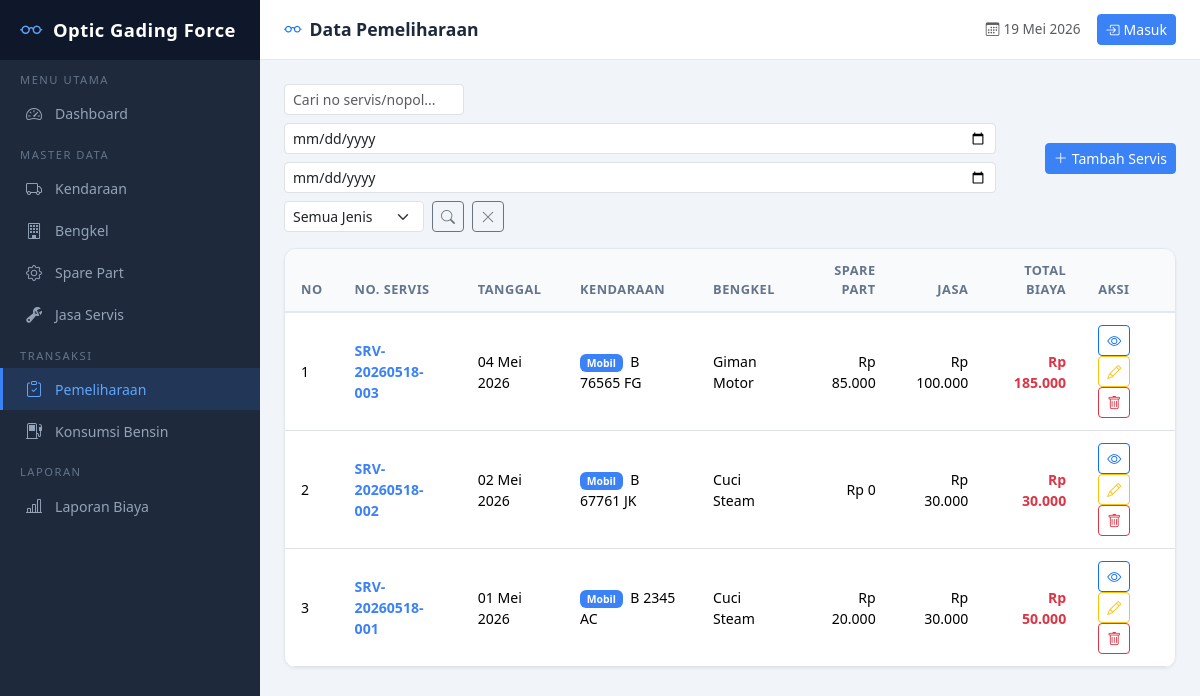
The page /pemeliharaan/ on the database its author committed.
### pemeliharaan/models.py (models this page shows, shortened)
class Pemeliharaan(models.Model):
    no_servis = models.CharField('No. Servis', max_length=50, unique=True)
    kendaraan = models.ForeignKey(
        Kendaraan, on_delete=models.PROTECT, verbose_name='Kendaraan'
    )
    bengkel = models.ForeignKey(
        Bengkel, on_delete=models.PROTECT, verbose_name='Bengkel'
    )
    tanggal_servis = models.DateField('Tanggal Servis')
    km_saat_servis = models.PositiveIntegerField('KM Saat Servis', blank=True, null=True)
    keterangan = models.TextField('Keterangan', blank=True, default='')
    total_biaya_sparepart = models.DecimalField(
        'Total Biaya Spare Part', max_digits=14, decimal_places=2, default=0
    )
    total_biaya_jasa = models.DecimalField(
        'Total Biaya Jasa', max_digits=14, decimal_places=2, default=0
    )
    total_biaya = models.DecimalField(
        'Total Biaya', max_digits=14, decimal_places=2, default=0
    )
    tanggal_input = models.DateTimeField('Tanggal Input', auto_now_add=True)
    tanggal_update = models.DateTimeField('Tanggal Update', auto_now=True)
    class Meta:
        ordering = ['-tanggal_servis', '-no_servis']
        verbose_name = 'Pemeliharaan'
        verbose_name_plural = 'Data Pemeliharaan'

class Kendaraan(models.Model):
    jenis = models.CharField('Jenis Kendaraan', max_length=20, choices=JENIS_KENDARAAN)
    nomor_polisi = models.CharField('Nomor Polisi', max_length=20, unique=True)
    merk = models.CharField('Merk', max_length=100)
    tipe = models.CharField('Tipe/Model', max_length=100)
    tahun_pembuatan = models.PositiveIntegerField('Tahun Pembuatan')
    warna = models.CharField('Warna', max_length=50)
    no_rangka = models.CharField('Nomor Rangka', max_length=100, blank=True, default='')
    no_mesin = models.CharField('Nomor Mesin', max_length=100, blank=True, default='')
    pemilik_pengguna = models.CharField('Pemilik/Pengguna', max_length=150)
    foto = models.ImageField('Foto Kendaraan', upload_to=kendaraan_foto_path, blank=True, null=True)
    keterangan = models.TextField('Keterangan', blank=True, default='')
    aktif = models.BooleanField('Aktif', default=True)
    tanggal_input = models.DateTimeField('Tanggal Input', auto_now_add=True)
    class Meta:
        app_label = 'pemeliharaan'
        ordering = ['nomor_polisi']
        verbose_name = 'Kendaraan'
        verbose_name_plural = 'Data Kendaraan'

class Bengkel(models.Model):
    nama_bengkel = models.CharField('Nama Bengkel', max_length=200)
    pemilik = models.CharField('Pemilik', max_length=150)
    alamat = models.TextField('Alamat')
    kota = models.CharField('Kota', max_length=100)
    no_telp = models.CharField('No. Telepon', max_length=20)
    jenis_kendaraan = models.CharField(
        'Jenis Kendaraan Ditangani', max_length=200,
        help_text='Pisahkan dengan koma, cth: Mobil, Motor'
    )
    keterangan = models.TextField('Keterangan', blank=True, default='')
    tanggal_input = models.DateTimeField('Tanggal Input', auto_now_add=True)
    class Meta:
        ordering = ['nama_bengkel']
        verbose_name = 'Bengkel'
        verbose_name_plural = 'Data Bengkel'

### pemeliharaan/views.py (the view)
# urls.py: path('pemeliharaan/', views.pemeliharaan_list, name='pemeliharaan_list'),
def pemeliharaan_list(request):
    queryset = Pemeliharaan.objects.select_related('kendaraan', 'bengkel').all()
    search = request.GET.get('q', '')
    start = request.GET.get('start', '')
    end = request.GET.get('end', '')
    jenis = request.GET.get('jenis', '')
    if search:
        queryset = queryset.filter(
            Q(no_servis__icontains=search) |
            Q(kendaraan__nomor_polisi__icontains=search) |
            Q(kendaraan__merk__icontains=search)
        )
    if start:
        queryset = queryset.filter(tanggal_servis__gte=start)
    if end:
        queryset = queryset.filter(tanggal_servis__lte=end)
    if jenis:
        queryset = queryset.filter(kendaraan__jenis=jenis)
    context = {
        'object_list': queryset,
        'search': search,
        'start': start,
        'end': end,
        'jenis': jenis,
    }
    return render(request, 'pemeliharaan/pemeliharaan_list.html', context)

### pemeliharaan/templatetags/custom_filters.py (called while the page is built)
@register.filter(name='rupiah')
def rupiah(value):
    try:
        val = float(value)
        return f"Rp {val:,.0f}".replace(",", "X").replace(".", ",").replace("X", ".")
    except (ValueError, TypeError):
        return "Rp 0"

### pemeliharaan/templates/pemeliharaan/pemeliharaan_list.html (shortened to what this page needs)
{% extends 'pemeliharaan/base.html' %}
{% load custom_filters %}
{% block nav_pemeliharaan %}active{% endblock %}
{% block page_title %}Data Pemeliharaan{% endblock %}
{% block content %}
<div class="d-flex justify-content-between align-items-center mb-3 flex-wrap gap-2">
    <form method="get" class="d-flex gap-2 flex-wrap">
        <input type="text" name="q" class="form-control form-control-sm" placeholder="Cari no servis/nopol..." value="{{ search }}" style="width:180px;">
        <input type="date" name="start" class="form-control form-control-sm" value="{{ start }}" title="Dari tanggal">
        <input type="date" name="end" class="form-control form-control-sm" value="{{ end }}" title="Sampai tanggal">
        <select name="jenis" class="form-select form-select-sm" style="width:140px;">
            <option value="">Semua Jenis</option>
        </select>
        <button type="submit" class="btn btn-sm btn-outline-secondary"><i class="bi bi-search"></i></button>
        <a href="{% url 'pemeliharaan:pemeliharaan_list' %}" class="btn btn-sm btn-outline-secondary"><i class="bi bi-x-lg"></i></a>
    </form>
    <a href="{% url 'pemeliharaan:pemeliharaan_create' %}" class="btn btn-sm btn-primary-custom"><i class="bi bi-plus-lg me-1"></i>Tambah Servis</a>
</div>
<div class="data-table">
    <div class="table-responsive">
        <table class="table">
            <thead>
                <tr>
                    <th>No</th><th>No. Servis</th><th>Tanggal</th><th>Kendaraan</th>
                    <th>Bengkel</th><th class="text-end">Spare Part</th><th class="text-end">Jasa</th>
                    <th class="text-end">Total Biaya</th><th>Aksi</th>
                </tr>
            </thead>
            <tbody>
            {% for obj in object_list %}
            <tr>
                <td>{{ forloop.counter }}</td>
                <td><a href="{% url 'pemeliharaan:pemeliharaan_detail' obj.pk %}" style="font-weight:600; color:#3b82f6; text-decoration:none;">{{ obj.no_servis }}</a></td>
                <td>{{ obj.tanggal_servis|date:"d M Y" }}</td>
                <td>
                    <span class="badge badge-{{ obj.kendaraan.jenis }} me-1" style="font-size:0.65rem;">{{ obj.kendaraan.get_jenis_display }}</span>
                    {{ obj.kendaraan.nomor_polisi }}
                </td>
                <td>{{ obj.bengkel.nama_bengkel }}</td>
                <td class="text-end">{{ obj.total_biaya_sparepart|rupiah }}</td>
                <td class="text-end">{{ obj.total_biaya_jasa|rupiah }}</td>
                <td class="text-end fw-semibold text-danger">{{ obj.total_biaya|rupiah }}</td>
                <td>
                    <a href="{% url 'pemeliharaan:pemeliharaan_detail' obj.pk %}" class="btn btn-sm btn-outline-primary" title="Detail"><i class="bi bi-eye"></i></a>
                    <a href="{% url 'pemeliharaan:pemeliharaan_update' obj.pk %}" class="btn btn-sm btn-outline-warning" title="Edit"><i class="bi bi-pencil"></i></a>
                    <form method="post" action="{% url 'pemeliharaan:pemeliharaan_delete' obj.pk %}" style="display:inline;" onsubmit="return confirm('Hapus servis {{ obj.no_servis }}?')">
                        <button type="submit" class="btn btn-sm btn-outline-danger" title="Hapus"><i class="bi bi-trash"></i></button>
                    </form>
                </td>
            </tr>
            {% empty %}
            <tr><td colspan="9" class="text-center text-muted py-4">Belum ada data pemeliharaan</td></tr>
            {% endfor %}
            </tbody>
        </table>
    </div>
</div>
{% endblock %}

### pemeliharaan/templates/pemeliharaan/base.html (style rules this page uses)
:root { --sidebar-width: 260px; --sidebar-bg: #1e293b; --sidebar-hover: #334155; --sidebar-active: #3b82f6; --topbar-height: 60px; }
body { background: #f1f5f9; min-height: 100vh; }
.data-table { background: #fff; border-radius: 12px; box-shadow: 0 1px 3px rgba(0,0,0,0.06); border: 1px solid #e2e8f0; overflow: hidden; }
.data-table table { margin: 0; }
.data-table thead th { background: #f8fafc; border-bottom: 2px solid #e2e8f0; font-size: 0.8rem; text-transform: uppercase; letter-spacing: 0.5px; color: #64748b; font-weight: 600; padding: 12px 16px; }
.data-table tbody td { padding: 12px 16px; vertical-align: middle; font-size: 0.88rem; }
.badge-mobil { background: #3b82f6; }
.btn-primary-custom { background: #3b82f6; border-color: #3b82f6; color: #fff; }

### rows shown on the page
Pemeliharaan: no_servis "SRV-20260518-003", tanggal_servis "04 Mei 2026", kendaraan.jenis "Mobil", kendaraan.nomor_polisi "B 76565 FG", bengkel.nama_bengkel "Giman Motor", total_biaya_sparepart|rupiah "Rp 85.000", total_biaya_jasa|rupiah "Rp 100.000", total_biaya|rupiah "Rp 185.000"
Pemeliharaan: no_servis "SRV-20260518-002", tanggal_servis "02 Mei 2026", kendaraan.jenis "Mobil", kendaraan.nomor_polisi "B 67761 JK", bengkel.nama_bengkel "Cuci Steam", total_biaya_sparepart|rupiah "Rp 0", total_biaya_jasa|rupiah "Rp 30.000", total_biaya|rupiah "Rp 30.000"
Pemeliharaan: no_servis "SRV-20260518-001", tanggal_servis "01 Mei 2026", kendaraan.jenis "Mobil", kendaraan.nomor_polisi "B 2345 AC", bengkel.nama_bengkel "Cuci Steam", total_biaya_sparepart|rupiah "Rp 20.000", total_biaya_jasa|rupiah "Rp 30.000", total_biaya|rupiah "Rp 50.000"
